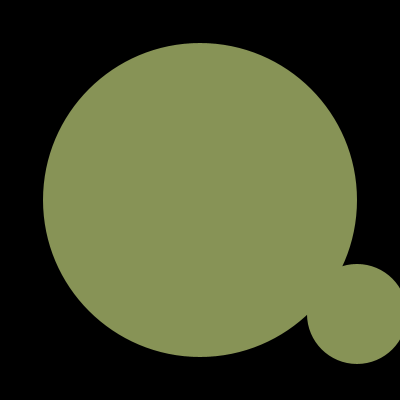
Frame 1 (no input)
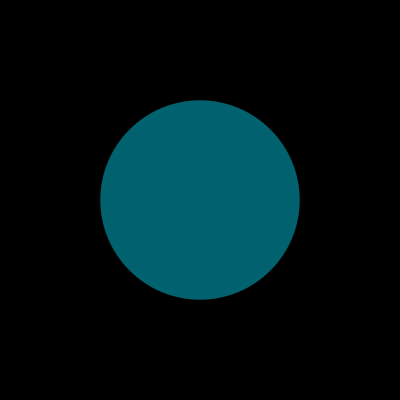
Frame 60 (the mouse pressed at the canvas centre just before this capture)
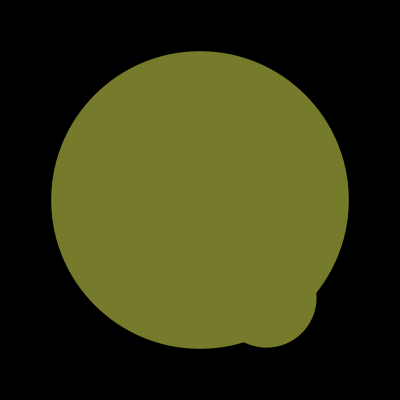
Frame 120 (the mouse held since frame 60 and released just before this capture)

The Processing sketch that drew these frames (run headless with seeded random() and noise(); from frame 60 on, the mouse is pressed at the canvas centre):

// Processing sketch: processing_133534
// ── processing_133534.pde

void setup(){
  frameRate(30);
  size(400,400);
  background(0);
}
 
 
void draw(){
  //float r=random (400);
  for(int i=0;i<400;i=i+10)
  {
    noStroke();
    background(0);
    float e=random(150);
    float f=random(150);
    float g=random(150);
    fill(e,f,g);
    float w=random (400);
    float r=random (400);
    ellipse(r,w,100,100);
    ellipse(200,200,w,w);
  }
}
